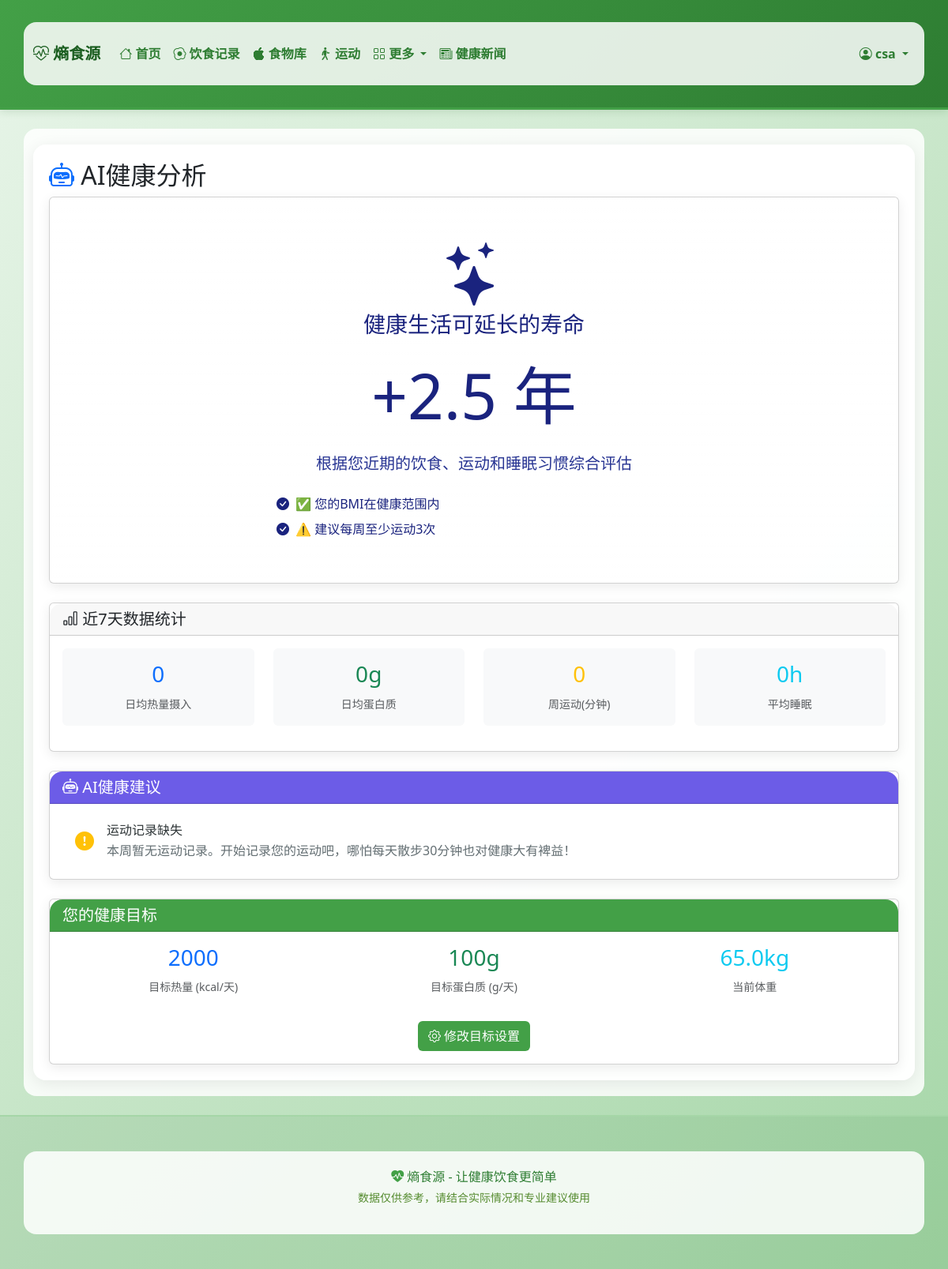
Screenshot of /ai-analysis (signed in) with the database file from the repository.
### models.py (models this page shows, shortened)
class User(UserMixin, db.Model):
    __tablename__ = 'users'
    id = db.Column(db.Integer, primary_key=True)
    username = db.Column(db.String(80), unique=True, nullable=False)
    email = db.Column(db.String(120), unique=True, nullable=False)
    password_hash = db.Column(db.String(255), nullable=False)
    created_at = db.Column(db.DateTime, default=datetime.utcnow)
    age = db.Column(db.Integer, default=25)
    gender = db.Column(db.String(10), default='male')  # male, female
    height = db.Column(db.Float, default=170.0)  # cm
    weight = db.Column(db.Float, default=65.0)  # kg
    activity_level = db.Column(db.String(20), default='moderate')  # sedentary, light, moderate, active, very_active
    goal = db.Column(db.String(20), default='maintain')  # lose, maintain, gain
    target_calories = db.Column(db.Float, default=2000)
    target_protein = db.Column(db.Float, default=100)
    target_carbs = db.Column(db.Float, default=250)
    target_fat = db.Column(db.Float, default=65)
    food_records = db.relationship('FoodRecord', backref='user', lazy=True, cascade='all, delete-orphan')
    exercise_records = db.relationship('ExerciseRecord', backref='user', lazy=True, cascade='all, delete-orphan')
    weight_records = db.relationship('WeightRecord', backref='user', lazy=True, cascade='all, delete-orphan')
    sleep_records = db.relationship('SleepRecord', backref='user', lazy=True, cascade='all, delete-orphan')
    def get_bmi(self):
        if self.height > 0:
            return round(self.weight / ((self.height/100) ** 2), 1)
        return 0

### app.py (the view, shortened to what this page needs)
@app.route('/ai-analysis')
@login_required
def ai_analysis():
    last_7_days = date.today() - timedelta(days=7)
    food_records = FoodRecord.query.filter(
        FoodRecord.user_id == current_user.id,
        FoodRecord.date >= last_7_days
    ).all()
    exercise_records = ExerciseRecord.query.filter(
        ExerciseRecord.user_id == current_user.id,
        ExerciseRecord.date >= last_7_days
    ).all()
    sleep_records = SleepRecord.query.filter(
        SleepRecord.user_id == current_user.id,
        SleepRecord.date >= last_7_days
    ).all()
    stats = {
        'avg_calories': 0,
        'avg_protein': 0,
        'avg_carbs': 0,
        'avg_fat': 0,
        'total_exercise_minutes': 0,
        'total_calories_burned': 0,
        'avg_sleep_duration': 0,
        'avg_sleep_quality': 0
    }
    if exercise_records:
        stats['total_exercise_minutes'] = sum(r.duration for r in exercise_records)
        stats['total_calories_burned'] = sum(r.calories_burned for r in exercise_records)
    if sleep_records:
        stats['avg_sleep_duration'] = sum(r.duration for r in sleep_records if r.duration) / len(sleep_records)
        stats['avg_sleep_quality'] = sum(r.quality for r in sleep_records if r.quality) / len(sleep_records)
    analysis = generate_ai_analysis(stats)
    life_bonus, tips = calculate_life_expectancy()
    return render_template('ai_analysis.html',
                         stats=stats,
                         analysis=analysis,
                         life_bonus=life_bonus,
                         tips=tips,
                         current_user=current_user)

### app.py (called while the page is built, shortened)
@login_manager.user_loader
def load_user(user_id):
    return User.query.get(int(user_id))

@app.context_processor
def inject_variables():
    life_expectancy_bonus = 0
    return dict(
        life_expectancy_bonus=life_expectancy_bonus,
        timedelta=timedelta
    )

def generate_ai_analysis(stats):
    analysis = []
    if stats['total_exercise_minutes'] > 0:
        weekly_mins = stats['total_exercise_minutes']
        if weekly_mins >= 150:
            analysis.append({
                'type': 'success',
                'title': '运动量充足',
                'content': f'本周已运动 {weekly_mins:.0f} 分钟，达到WHO推荐的每周150分钟标准。继续加油！'
            })
        else:
            analysis.append({
                'type': 'info',
                'title': '建议增加运动',
                'content': f'本周已运动 {weekly_mins:.0f} 分钟，建议再增加 {150 - weekly_mins:.0f} 分钟达到标准。'
            })
    else:
        analysis.append({
            'type': 'warning',
            'title': '运动记录缺失',
            'content': '本周暂无运动记录。开始记录您的运动吧，哪怕每天散步30分钟也对健康大有裨益！'
        })
    return analysis

### templates/ai_analysis.html (shortened to what this page needs)
{% extends "base.html" %}
{% block content %}
<h2><i class="bi bi-robot text-primary"></i> AI健康分析</h2>
<div class="card bg-gradient mb-4" style="background: linear-gradient(135deg, #a29bfe, #6c5ce7);">
    <div class="card-body text-center py-5" style="color: #1a237e;">
        <i class="bi bi-stars display-1 mb-3"></i>
        <h3 style="color: #1a237e;">健康生活可延长的寿命</h3>
        <h1 class="display-1 my-4" style="color: #1a237e;">+{{ life_bonus }} 年</h1>
        <p class="lead" style="color: #283593;">根据您近期的饮食、运动和睡眠习惯综合评估</p>
        {% if tips %}
        <div class="mt-4 text-start" style="max-width: 500px; margin: 0 auto;">
            {% for tip in tips %}
            <p class="mb-2" style="color: #1a237e;"><i class="bi bi-check-circle-fill me-2"></i>{{ tip }}</p>
            {% endfor %}
        </div>
        {% endif %}
    </div>
</div>
<div class="card mb-4">
    <div class="card-header">
        <h5 class="mb-0"><i class="bi bi-bar-chart"></i> 近7天数据统计</h5>
    </div>
    <div class="card-body">
        <div class="row text-center">
            <div class="col-md-3 col-6 mb-3">
                <div class="p-3 bg-light rounded">
                    <h3 class="text-primary">{{ stats.avg_calories|int }}</h3>
                    <small class="text-muted">日均热量摄入</small>
                </div>
            </div>
            <div class="col-md-3 col-6 mb-3">
                <div class="p-3 bg-light rounded">
                    <h3 class="text-success">{{ stats.avg_protein|int }}g</h3>
                    <small class="text-muted">日均蛋白质</small>
                </div>
            </div>
            <div class="col-md-3 col-6 mb-3">
                <div class="p-3 bg-light rounded">
                    <h3 class="text-warning">{{ stats.total_exercise_minutes|int }}</h3>
                    <small class="text-muted">周运动(分钟)</small>
                </div>
            </div>
            <div class="col-md-3 col-6 mb-3">
                <div class="p-3 bg-light rounded">
                    <h3 class="text-info">{{ stats.avg_sleep_duration|int }}h</h3>
                    <small class="text-muted">平均睡眠</small>
                </div>
            </div>
        </div>
    </div>
</div>
<div class="card">
    <div class="card-header" style="background: #6c5ce7; color: white;">
        <h5 class="mb-0"><i class="bi bi-robot"></i> AI健康建议</h5>
    </div>
    <div class="card-body">
        {% if analysis %}
        <div class="list-group list-group-flush">
            {% for item in analysis %}
            <div class="list-group-item">
                <div class="d-flex align-items-center">
                    <i class="bi bi-{{ 'check-circle-fill text-success' if item.type == 'success' else 'exclamation-circle-fill text-warning' if item.type == 'warning' else 'info-circle-fill text-info' }} fs-4 me-3"></i>
                    <div>
                        <h6 class="mb-1" style="color: #2d3436;">{{ item.title }}</h6>
                        <p class="mb-0" style="color: #636e72;">{{ item.content }}</p>
                    </div>
                </div>
            </div>
            {% endfor %}
        </div>
        {% else %}
        <div class="text-center py-4 text-muted">
            <i class="bi bi-clipboard display-3"></i>
            <p class="mt-3">开始记录您的饮食和运动，获取AI分析</p>
            <a href="{{ url_for('diet') }}" class="btn" style="background: #43a047; color: white;">添加饮食记录</a>
        </div>
        {% endif %}
    </div>
</div>
<div class="card mt-4">
    <div class="card-header" style="background: #43a047; color: white;">
        <h5 class="mb-0"> 您的健康目标</h5>
    </div>
    <div class="card-body">
        <div class="row">
            <div class="col-md-4 text-center mb-3">
                <h3 class="text-primary">{{ current_user.target_calories|int }}</h3>
                <small class="text-muted">目标热量 (kcal/天)</small>
            </div>
            <div class="col-md-4 text-center mb-3">
                <h3 class="text-success">{{ current_user.target_protein|int }}g</h3>
                <small class="text-muted">目标蛋白质 (g/天)</small>
            </div>
            <div class="col-md-4 text-center mb-3">
                <h3 class="text-info">{{ current_user.weight }}kg</h3>
                <small class="text-muted">当前体重</small>
            </div>
        </div>
        <div class="text-center mt-3">
            <a href="{{ url_for('profile') }}" class="btn" style="background: #43a047; color: white;">
                <i class="bi bi-gear"></i> 修改目标设置
            </a>
        </div>
    </div>
</div>
{% endblock %}

### templates/base.html (shortened to what this page needs)
<!DOCTYPE html>
<html lang="zh-CN">
<head>
    <link rel="stylesheet" href="{{ url_for('static', filename='css/style.css') }}">
    <link href="https://cdn.jsdelivr.net/npm/bootstrap@5.3.0/dist/css/bootstrap.min.css" rel="stylesheet">
    <link href="https://cdn.jsdelivr.net/npm/bootstrap-icons@1.11.0/font/bootstrap-icons.css" rel="stylesheet">
</head>
<body>
    <nav class="navbar navbar-expand-lg navbar-light" style="background: linear-gradient(135deg, #c8e6c9 0%, #a5d6a7 100%); border-bottom: 3px solid #43a047;">
        <div class="container">
            <a class="navbar-brand fw-bold" href="{{ url_for('index') }}" style="color: #1b5e20;">
                <i class="bi bi-heart-pulse"></i> 熵食源
            </a>
            <div class="collapse navbar-collapse" id="navbarNav">
                <ul class="navbar-nav me-auto">
                    <li class="nav-item">
                        <a class="nav-link" href="{{ url_for('index') }}" style="color: #2e7d32; font-weight: 600;"><i class="bi bi-house"></i> 首页</a>
                    </li>
                    {% if current_user.is_authenticated %}
                    <li class="nav-item">
                        <a class="nav-link" href="{{ url_for('diet') }}" style="color: #2e7d32; font-weight: 600;"><i class="bi bi-egg-fried"></i> 饮食记录</a>
                    </li>
                    <li class="nav-item">
                        <a class="nav-link" href="{{ url_for('foods') }}" style="color: #2e7d32; font-weight: 600;"><i class="bi bi-apple"></i> 食物库</a>
                    </li>
                    <li class="nav-item">
                        <a class="nav-link" href="{{ url_for('exercise') }}" style="color: #2e7d32; font-weight: 600;"><i class="bi bi-person-walking"></i> 运动</a>
                    </li>
                    <li class="nav-item dropdown">
                        <a class="nav-link dropdown-toggle" href="#" data-bs-toggle="dropdown" style="color: #2e7d32; font-weight: 600;">
                            <i class="bi bi-grid"></i> 更多
                        </a>
                    </li>
                    {% endif %}
                    <li class="nav-item">
                        <a class="nav-link" href="{{ url_for('news') }}" style="color: #2e7d32; font-weight: 600;"><i class="bi bi-newspaper"></i> 健康新闻</a>
                    </li>
                </ul>
                <ul class="navbar-nav">
                    {% if current_user.is_authenticated %}
                    <li class="nav-item dropdown">
                        <a class="nav-link dropdown-toggle" href="#" data-bs-toggle="dropdown" style="color: #2e7d32; font-weight: 600;">
                            <i class="bi bi-person-circle"></i> {{ current_user.username }}
                        </a>
                    </li>
                    {% endif %}
                </ul>
            </div>
        </div>
    </nav>
    <main class="container my-4">
        <div style="background: rgba(255, 255, 255, 0.92); border-radius: 16px; padding: 20px; box-shadow: 0 4px 20px rgba(0, 0, 0, 0.08);">
        {% block content %}{% endblock %}
        </div>
    </main>
    <footer class="py-4 mt-4" style="background: rgba(46, 125, 50, 0.1); border-top: 2px solid #a5d6a7;">
        <div class="container text-center">
            <p class="mb-1" style="color: #2e7d32;">
                <i class="bi bi-heart-pulse-fill" style="color: #43a047;"></i> 熵食源 - 让健康饮食更简单
            </p>
            <p class="small" style="color: #558b2f;">
                数据仅供参考，请结合实际情况和专业建议使用
            </p>
        </div>
    </footer>
</body>
</html>

### static/css/style.css (style rules this page uses)
:root { --primary-color: #74b9ff; --primary-dark: #0984e3; --primary-light: #a8d8ff; --success-color: #00b894; --warning-color: #fdcb6e; --danger-color: #e17055; --info-color: #00cec9; }
body { font-family: -apple-system, BlinkMacSystemFont, "Segoe UI", Roboto, "Helvetica Neue", Arial, sans-serif; background: linear-gradient(135deg, #e8f5e9 0%, #c8e6c9 50%, #a5d6a7 100%); background-attachment: fixed; color: #2d3436; min-height: 100vh; }
.container, .container-fluid { background: rgba(255, 255, 255, 0.85); border-radius: 16px; padding: 20px; margin-top: 20px; margin-bottom: 20px; }
.navbar { box-shadow: 0 2px 10px rgba(27, 94, 32, 0.15); background: linear-gradient(135deg, #43a047, #2e7d32) !important; }
.navbar-brand { font-weight: 700; font-size: 1.5rem; }
.nav-link { font-weight: 500; transition: all 0.3s ease; }
.card { border: none; border-radius: 16px; box-shadow: 0 4px 15px rgba(0, 0, 0, 0.08); transition: transform 0.3s ease, box-shadow 0.3s ease; }
.card-header { border-radius: 16px 16px 0 0 !important; font-weight: 600; }
footer { border-top: 1px solid #c8e6c9; background: rgba(255, 255, 255, 0.9); }
.bg-gradient { background: linear-gradient(135deg, #74b9ff, #0984e3) !important; }
.list-group-item { border-left: none; border-right: none; }
.list-group-item:first-child { border-top: none; }
.list-group-item:last-child { border-bottom: none; }

### rows the page displays
User: username "csa", target_calories "2000", target_protein "100", weight "65.0"

### other values shown
{{ life_bonus }} "2.5"
{{ tip }} "✅ 您的BMI在健康范围内" "⚠️ 建议每周至少运动3次"
{{ stats.avg_calories|int }} "0"
{{ stats.avg_protein|int }} "0"
{{ stats.total_exercise_minutes|int }} "0"
{{ stats.avg_sleep_duration|int }} "0"
{{ item.title }} "运动记录缺失"
{{ item.content }} "本周暂无运动记录。开始记录您的运动吧，哪怕每天散步30分钟也对健康大有裨益！"
